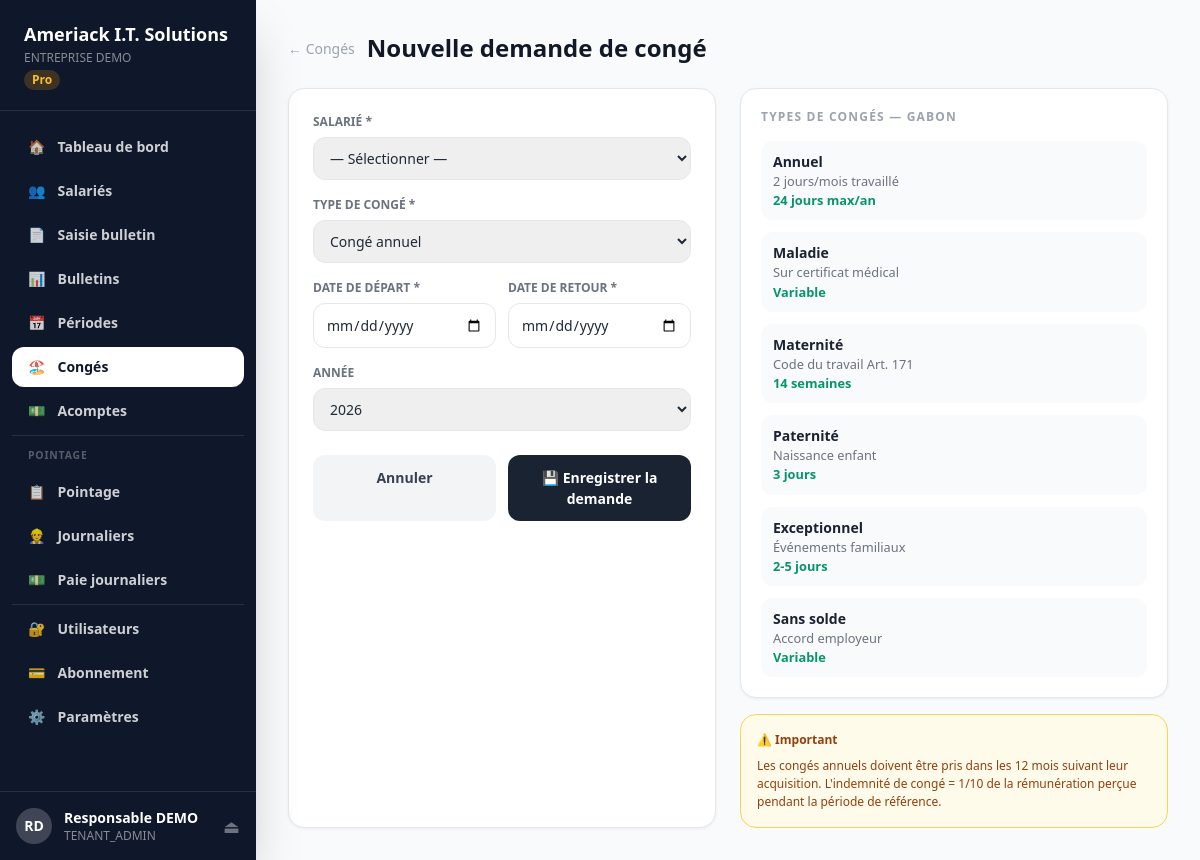
Screenshot of /conges/nouveau (signed in) with the database file from the repository.
### models.py (models this page shows, shortened)
class Tenant(db.Model):
    __tablename__ = "tenants"
    id               = db.Column(db.Integer, primary_key=True)
    slug             = db.Column(db.String(50), nullable=False, unique=True)   # ex: maentreprise
    denomination     = db.Column(db.String(200), nullable=False)
    sigle            = db.Column(db.String(50))
    activite         = db.Column(db.String(200))
    secteur          = db.Column(db.String(200))
    nif              = db.Column(db.String(50))
    numero_cnss      = db.Column(db.String(50))
    numero_cnamgs    = db.Column(db.String(50))
    adresse          = db.Column(db.String(300))
    boite_postale    = db.Column(db.String(20))
    telephone        = db.Column(db.String(20))
    ville            = db.Column(db.String(100), default="Libreville")
    region           = db.Column(db.String(100))
    pays             = db.Column(db.String(100), default="Gabon")
    plan_id          = db.Column(db.Integer, db.ForeignKey("plans.id"))
    statut           = db.Column(db.String(20), default="ACTIF")   # ACTIF, SUSPENDU, ESSAI
    date_inscription = db.Column(db.DateTime, default=datetime.utcnow)
    date_expiration  = db.Column(db.DateTime)
    token_api        = db.Column(db.String(64), unique=True)
    logo_url         = db.Column(db.String(500))
    utilisateurs  = db.relationship("Utilisateur", backref="tenant", lazy=True, foreign_keys="Utilisateur.tenant_id")
    salaries      = db.relationship("Salarie", backref="tenant", lazy=True)
    periodes      = db.relationship("PeriodePaie", backref="tenant", lazy=True)
    categories    = db.relationship("CategorieEmploi", backref="tenant", lazy=True)

class Plan(db.Model):
    __tablename__ = "plans"
    id               = db.Column(db.Integer, primary_key=True)
    code             = db.Column(db.String(20), nullable=False, unique=True)
    nom              = db.Column(db.String(100), nullable=False)
    prix_mensuel     = db.Column(db.Numeric(12,2), nullable=False)
    max_salaries     = db.Column(db.Integer)          # None = illimité
    max_utilisateurs = db.Column(db.Integer)
    description      = db.Column(db.Text)
    actif            = db.Column(db.Boolean, default=True)
    tenants = db.relationship("Tenant", backref="plan", lazy=True)

class Utilisateur(db.Model, UserMixin):
    __tablename__ = "utilisateurs"
    id                 = db.Column(db.Integer, primary_key=True)
    nom                = db.Column(db.String(100), nullable=False)
    prenom             = db.Column(db.String(100), nullable=False)
    email              = db.Column(db.String(200), nullable=False, unique=True)
    mot_de_passe_hash  = db.Column(db.String(256), nullable=False)
    role               = db.Column(db.String(30), default="GESTIONNAIRE")
    tenant_id          = db.Column(db.Integer, db.ForeignKey("tenants.id"), nullable=True)
    actif              = db.Column(db.Boolean, default=True)
    derniere_connexion = db.Column(db.DateTime)
    date_creation      = db.Column(db.DateTime, default=datetime.utcnow)
    @property
    def nom_complet(self): return f"{self.prenom} {self.nom}"
    @property
    def is_super_admin(self): return self.role == "SUPER_ADMIN"
    @property
    def is_tenant_admin(self): return self.role in ("SUPER_ADMIN","TENANT_ADMIN")

### app.py (the view, shortened to what this page needs)
@app.route("/conges/nouveau", methods=["GET","POST"])
@login_required
def conge_nouveau():
    if current_user.is_super_admin:
        return redirect(url_for("admin_dashboard"))
    t = get_tenant()
    if not t:
        return redirect(url_for("login"))
    salaries_list = Salarie.query.filter_by(
        tenant_id=t.id,
        statut="ACTIF"
    ).order_by(
        Salarie.nom
    ).all()
    return render_template(
        "tenant/conge_form.html",
        tenant=t,
        salaries=salaries_list,
        now=datetime.now()
    )

### app.py (called while the page is built)
@login_manager.user_loader
def load_user(uid): return Utilisateur.query.get(int(uid))

def get_tenant():
    if current_user.is_super_admin:
        return None
    return current_user.tenant

@app.context_processor
def inject_globals(): return {"now":datetime.now(),"enumerate":enumerate}

### templates/tenant/conge_form.html (shortened to what this page needs)
{% extends "tenant/base.html" %}
{% block content %}
<div class="flex items-center gap-3 mb-6">
  <a href="/conges" style="color:#9ca3af;font-size:.875rem;text-decoration:none">← Congés</a>
  <h1 class="text-2xl font-black text-gray-900">Nouvelle demande de congé</h1>
</div>
<div style="display:grid;grid-template-columns:1fr 1fr;gap:1.5rem">
  <div class="card p-6">
    <form method="POST" action="/conges/nouveau" class="space-y-4">
      <div>
        <label style="display:block;font-size:.75rem;font-weight:700;color:#6b7280;text-transform:uppercase;margin-bottom:.375rem">Salarié *</label>
        <select name="salarie_id" required style="width:100%;border:1px solid #e5e7eb;border-radius:.75rem;padding:.625rem .75rem;font-size:.875rem">
          <option value="">— Sélectionner —</option>
        </select>
      </div>
      <div>
        <label style="display:block;font-size:.75rem;font-weight:700;color:#6b7280;text-transform:uppercase;margin-bottom:.375rem">Type de congé *</label>
        <select name="type_conge" style="width:100%;border:1px solid #e5e7eb;border-radius:.75rem;padding:.625rem .75rem;font-size:.875rem">
          <option value="ANNUEL">Congé annuel</option>
        </select>
      </div>
      <div style="display:grid;grid-template-columns:1fr 1fr;gap:.75rem">
        <div>
          <label style="display:block;font-size:.75rem;font-weight:700;color:#6b7280;text-transform:uppercase;margin-bottom:.375rem">Date de départ *</label>
          <input type="date" name="date_depart" id="date_depart" required
            style="width:100%;border:1px solid #e5e7eb;border-radius:.75rem;padding:.625rem .75rem;font-size:.875rem;box-sizing:border-box"
            onchange="calculerJours()"/>
        </div>
        <div>
          <label style="display:block;font-size:.75rem;font-weight:700;color:#6b7280;text-transform:uppercase;margin-bottom:.375rem">Date de retour *</label>
          <input type="date" name="date_retour" id="date_retour" required
            style="width:100%;border:1px solid #e5e7eb;border-radius:.75rem;padding:.625rem .75rem;font-size:.875rem;box-sizing:border-box"
            onchange="calculerJours()"/>
        </div>
      </div>
      <div>
        <label style="display:block;font-size:.75rem;font-weight:700;color:#6b7280;text-transform:uppercase;margin-bottom:.375rem">Année</label>
        <select name="annee" style="width:100%;border:1px solid #e5e7eb;border-radius:.75rem;padding:.625rem .75rem;font-size:.875rem">
          {% for y in range(now.year, now.year-2, -1) %}
          <option value="{{ y }}" {% if y==now.year %}selected{% endif %}>{{ y }}</option>
          {% endfor %}
        </select>
      </div>
      <div style="display:flex;gap:.75rem;padding-top:.5rem">
        <a href="/conges" style="flex:1;background:#f3f4f6;color:#374151;padding:.75rem;border-radius:.75rem;font-weight:700;font-size:.875rem;text-align:center;text-decoration:none">Annuler</a>
        <button type="submit" style="flex:1;background:#1a2332;color:white;padding:.75rem;border-radius:.75rem;font-weight:700;font-size:.875rem;border:none;cursor:pointer">
          💾 Enregistrer la demande
        </button>
      </div>
    </form>
  </div>
  <div style="display:flex;flex-direction:column;gap:1rem">
    <div class="card p-5">
      <h2 class="text-xs font-bold text-gray-400 uppercase tracking-widest mb-4">Types de congés — Gabon</h2>
      <div style="display:flex;flex-direction:column;gap:.75rem;font-size:.875rem">
        {% for type, desc, duree in [
          ('Annuel','2 jours/mois travaillé','24 jours max/an'),
          ('Maladie','Sur certificat médical','Variable'),
          ('Maternité','Code du travail Art. 171','14 semaines'),
          ('Paternité','Naissance enfant','3 jours'),
          ('Exceptionnel','Événements familiaux','2-5 jours'),
          ('Sans solde','Accord employeur','Variable'),
        ] %}
        <div style="background:#f9fafb;border-radius:.75rem;padding:.625rem .75rem">
          <div style="font-weight:700;color:#1a2332">{{ type }}</div>
          <div style="color:#6b7280;font-size:.8rem">{{ desc }}</div>
          <div style="color:#059669;font-size:.8rem;font-weight:600">{{ duree }}</div>
        </div>
        {% endfor %}
      </div>
    </div>
    <div style="background:#fffbeb;border:1px solid #fcd34d;border-radius:1rem;padding:1rem">
      <div style="font-size:.75rem;font-weight:700;color:#92400e;margin-bottom:.5rem">⚠️ Important</div>
      <div style="font-size:.75rem;color:#92400e">
        Les congés annuels doivent être pris dans les 12 mois suivant leur acquisition.
        L'indemnité de congé = 1/10 de la rémunération perçue pendant la période de référence.
      </div>
    </div>
  </div>
</div>
{% endblock %}

### templates/tenant/base.html (shortened to what this page needs)
<!DOCTYPE html>
<html lang="fr">
<head>
  <script src="https://cdn.tailwindcss.com"></script>
</head>
<body class="bg-gray-50 text-gray-800">
<div class="flex min-h-screen">
  <aside class="w-64 bg-slate-900 text-white flex flex-col fixed h-full z-20 shadow-2xl">
    <div class="px-6 py-5 border-b border-white/10">
      <div class="text-lg font-black">Ameriack I.T. Solutions</div>
      <div class="text-xs text-white/50 mt-0.5 truncate">
        {% if tenant %}{{ tenant.denomination }}{% else %}Espace entreprise{% endif %}
      </div>
      {% if tenant and tenant.plan %}
      <span class="text-xs bg-amber-500/20 text-amber-400 px-2 py-0.5 rounded-full font-bold mt-1 inline-block">
        {{ tenant.plan.nom }}
      </span>
      {% endif %}
    </div>
    <nav class="flex-1 px-3 py-4 space-y-1 overflow-y-auto">
      {% set ep = request.endpoint %}
      <a href="/dashboard" class="flex items-center gap-3 px-4 py-2.5 rounded-xl text-sm font-semibold transition-all {{ 'bg-white text-slate-900' if ep=='dashboard' else 'text-white/80 hover:bg-white/10' }}">
        🏠 <span>Tableau de bord</span>
      </a>
      <a href="/salaries" class="flex items-center gap-3 px-4 py-2.5 rounded-xl text-sm font-semibold transition-all {{ 'bg-white text-slate-900' if 'salari' in ep else 'text-white/80 hover:bg-white/10' }}">
        👥 <span>Salariés</span>
      </a>
      <a href="/bulletins/saisie" class="flex items-center gap-3 px-4 py-2.5 rounded-xl text-sm font-semibold transition-all {{ 'bg-white text-slate-900' if ep=='bulletin_saisie' else 'text-white/80 hover:bg-white/10' }}">
        📄 <span>Saisie bulletin</span>
      </a>
      <a href="/bulletins" class="flex items-center gap-3 px-4 py-2.5 rounded-xl text-sm font-semibold transition-all {{ 'bg-white text-slate-900' if ep=='bulletins' else 'text-white/80 hover:bg-white/10' }}">
        📊 <span>Bulletins</span>
      </a>
      <a href="/periodes" class="flex items-center gap-3 px-4 py-2.5 rounded-xl text-sm font-semibold transition-all {{ 'bg-white text-slate-900' if ep=='periodes' else 'text-white/80 hover:bg-white/10' }}">
        📅 <span>Périodes</span>
      </a>
      <a href="/conges" class="flex items-center gap-3 px-4 py-2.5 rounded-xl text-sm font-semibold transition-all {{ 'bg-white text-slate-900' if 'conge' in ep else 'text-white/80 hover:bg-white/10' }}">
        🏖️ <span>Congés</span>
      </a>
      <a href="/acomptes" class="flex items-center gap-3 px-4 py-2.5 rounded-xl text-sm font-semibold transition-all {{ 'bg-white text-slate-900' if 'acompte' in ep else 'text-white/80 hover:bg-white/10' }}">
        💵 <span>Acomptes</span>
      </a>
      <div class="border-t border-white/10 my-2"></div>
      <p style="font-size:.65rem;font-weight:700;color:rgba(255,255,255,.3);text-transform:uppercase;letter-spacing:.08em;padding:.5rem 1rem .25rem">Pointage</p>
      <a href="/pointage" class="flex items-center gap-3 px-4 py-2.5 rounded-xl text-sm font-semibold transition-all {{ 'bg-white text-slate-900' if ep=='pointage' else 'text-white/80 hover:bg-white/10' }}">
        📋 <span>Pointage</span>
      </a>
      <a href="/journaliers" class="flex items-center gap-3 px-4 py-2.5 rounded-xl text-sm font-semibold transition-all {{ 'bg-white text-slate-900' if 'journalier' in ep else 'text-white/80 hover:bg-white/10' }}">
        👷 <span>Journaliers</span>
      </a>
      <a href="/journaliers/paie" class="flex items-center gap-3 px-4 py-2.5 rounded-xl text-sm font-semibold transition-all {{ 'bg-white text-slate-900' if 'journaliers_paie' in ep else 'text-white/80 hover:bg-white/10' }}">
        💵 <span>Paie journaliers</span>
      </a>
      <div class="border-t border-white/10 my-2"></div>
      {% if current_user.is_tenant_admin %}
      <a href="/utilisateurs" class="flex items-center gap-3 px-4 py-2.5 rounded-xl text-sm font-semibold transition-all {{ 'bg-white text-slate-900' if 'utilisateur' in ep else 'text-white/80 hover:bg-white/10' }}">
        🔐 <span>Utilisateurs</span>
      </a>
      {% endif %}
      <a href="/paiement" class="flex items-center gap-3 px-4 py-2.5 rounded-xl text-sm font-semibold transition-all {{ 'bg-white text-slate-900' if ep=='paiement' else 'text-white/80 hover:bg-white/10' }}">
        💳 <span>Abonnement</span>
      </a>
      <a href="/parametres" class="flex items-center gap-3 px-4 py-2.5 rounded-xl text-sm font-semibold transition-all {{ 'bg-white text-slate-900' if ep=='parametres' else 'text-white/80 hover:bg-white/10' }}">
        ⚙️ <span>Paramètres</span>
      </a>
    </nav>
    <div class="px-4 py-4 border-t border-white/10">
      <div class="flex items-center gap-3">
        <div class="w-9 h-9 rounded-full bg-white/20 flex items-center justify-center text-sm font-black flex-shrink-0">
          {{ current_user.prenom[0] }}{{ current_user.nom[0] }}
        </div>
        <div class="flex-1 min-w-0">
          <div class="text-sm font-bold truncate">{{ current_user.nom_complet }}</div>
          <div class="text-xs text-white/50">{{ current_user.role }}</div>
        </div>
        <a href="/logout" title="Déconnexion" class="text-white/40 hover:text-white text-lg">⏏</a>
      </div>
    </div>
  </aside>
  <main class="ml-64 flex-1 p-8 min-h-screen">
    {% block content %}{% endblock %}
  </main>
</div>
</body>
</html>

### templates/tenant/base.html (style rules this page uses)
body { font-family:'Segoe UI',system-ui,sans-serif }
.card { background:white;border-radius:1rem;border:1px solid #e5e7eb;box-shadow:0 1px 3px rgba(0,0,0,.06) }

### rows the page displays
Tenant: denomination "ENTREPRISE DEMO"
Plan: plan.nom "Pro"
Utilisateur: prenom "R", nom "D", nom_complet "Responsable DEMO", role "TENANT_ADMIN"

### other values shown
{{ type }} "Annuel" "Maladie" "Maternité" "Paternité" "Exceptionnel" "Sans solde"
{{ desc }} "2 jours/mois travaillé" "Sur certificat médical" "Code du travail Art. 171" "Naissance enfant" "Événements familiaux" "Accord employeur"
{{ duree }} "24 jours max/an" "Variable" "14 semaines" "3 jours" "2-5 jours" "Variable"
form field annee "2026"
